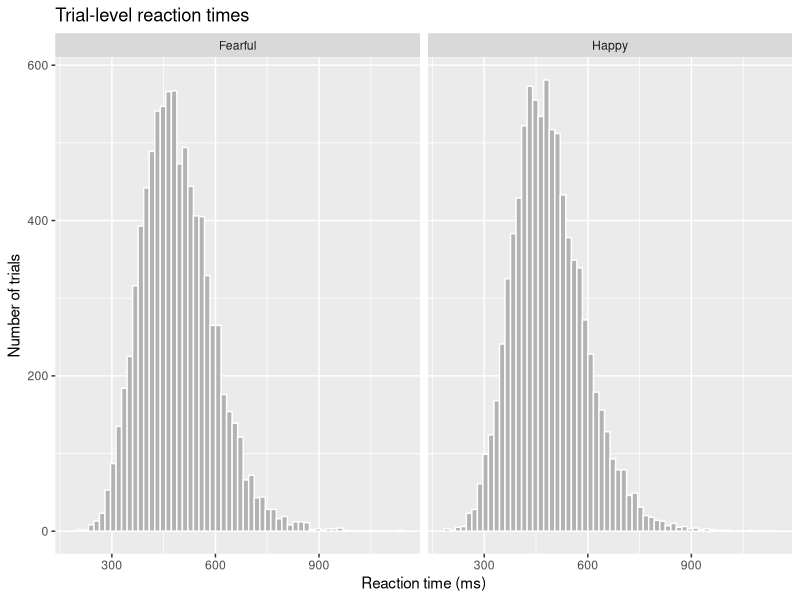
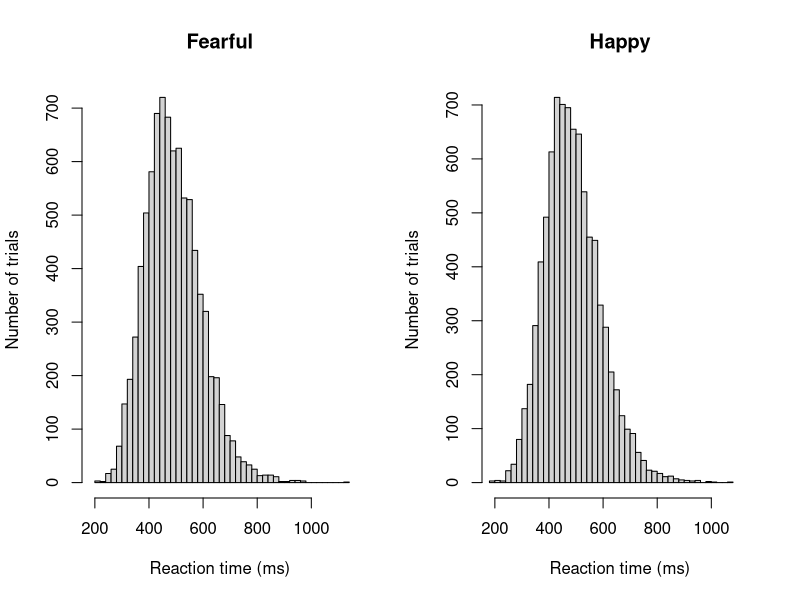
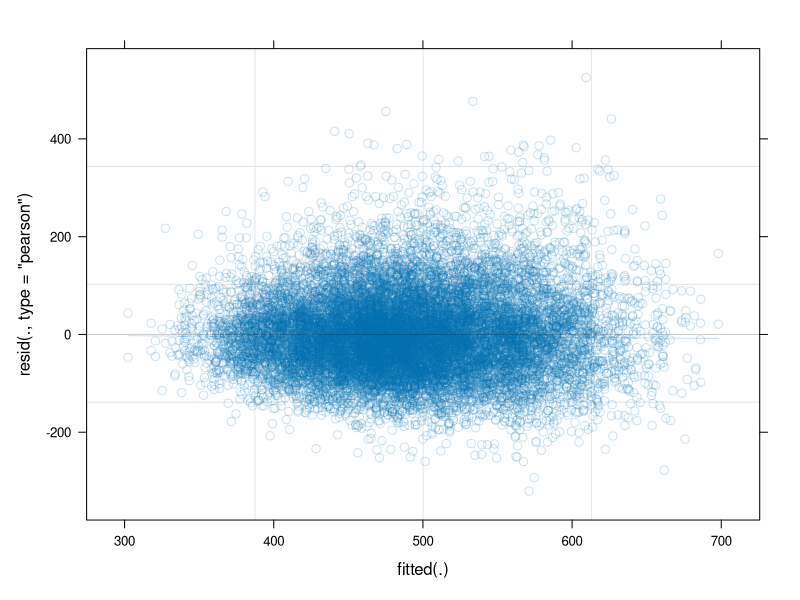
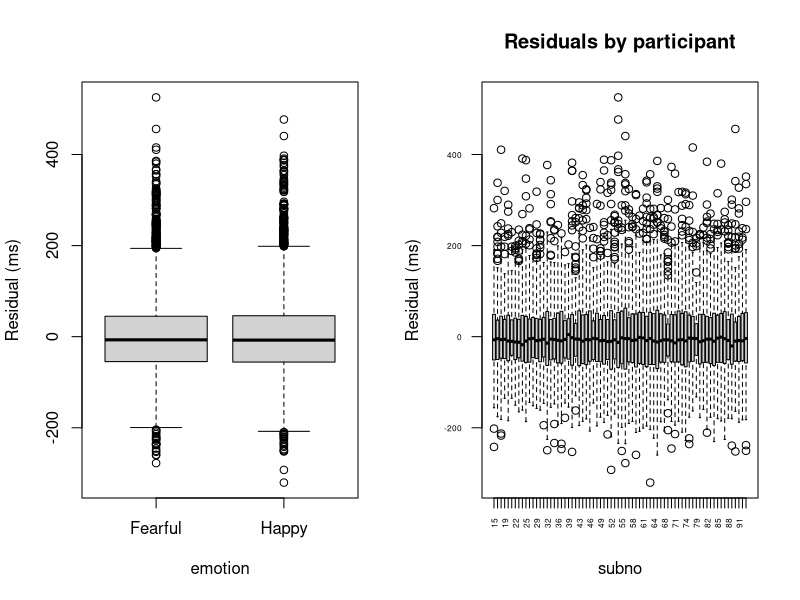
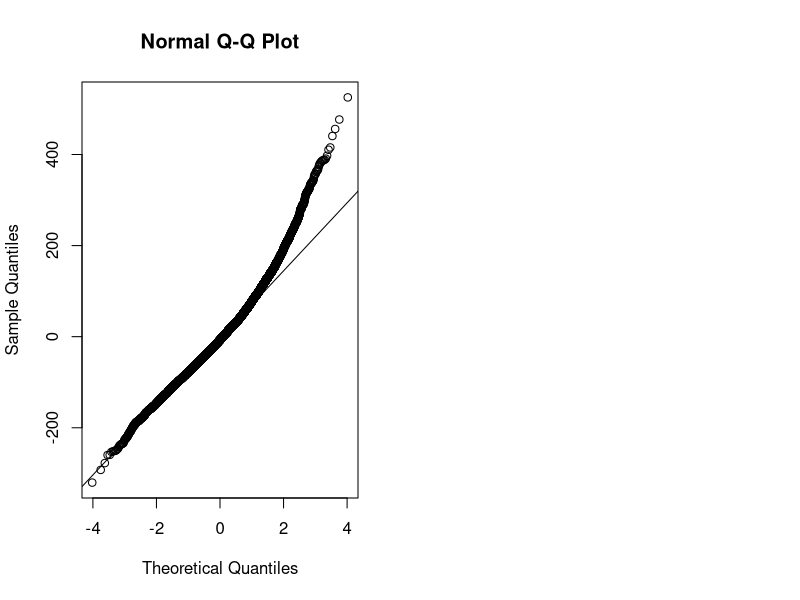
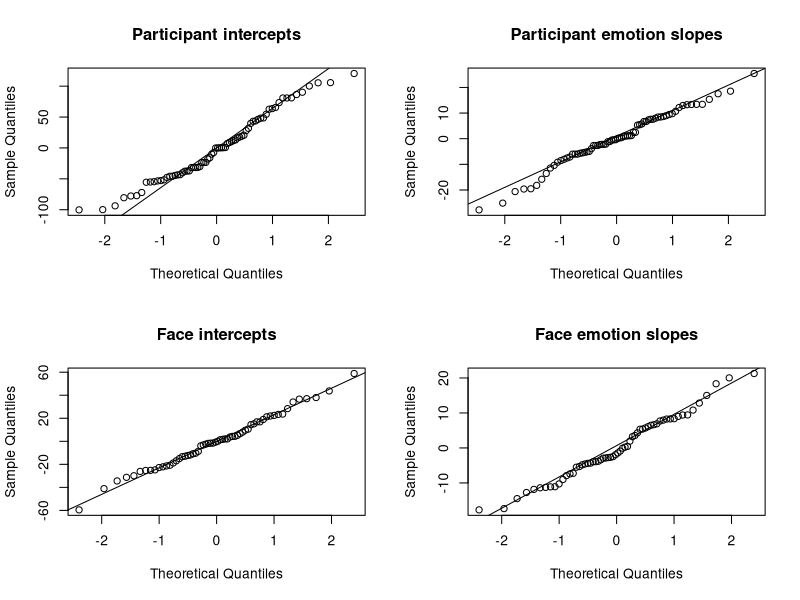
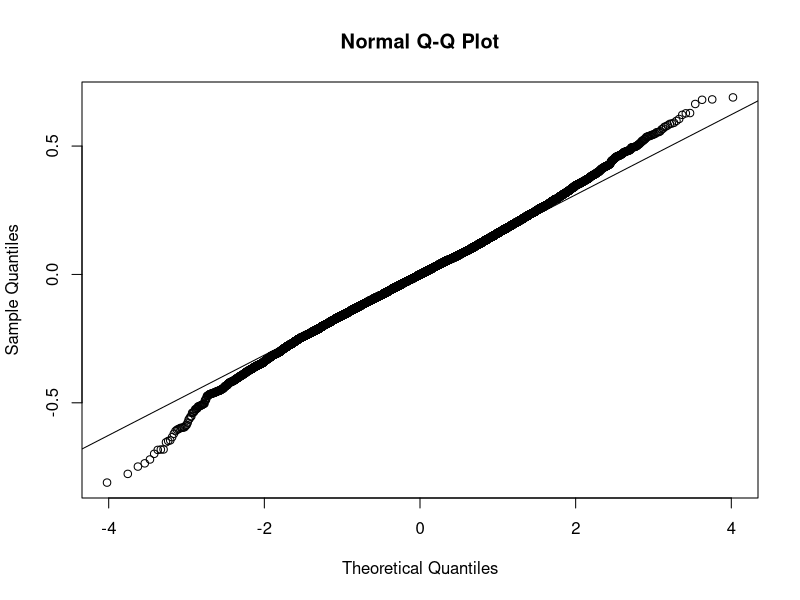
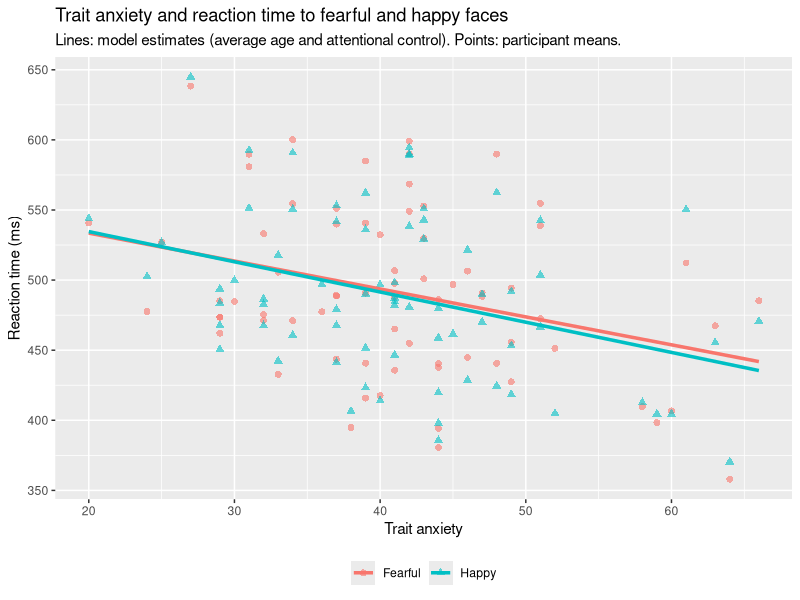

Recreate these plots in R, in order.
## ---- chunk 1
library(ggplot2)
library(lme4)
library(lmerTest)      # load after lme4: adds Satterthwaite df and p-values
library(knitr)
## ---- chunk 2
#| echo: false
df <- read.csv("data/fearful_faces_trials.csv")
## ---- chunk 3
head(df)
## ---- chunk 4
df$emotion <- factor(df$emotion, levels = c("Fearful", "Happy"))   # Fearful = reference level
df$subno   <- factor(df$subno)
df$face_id <- factor(df$face_id)
## ---- chunk 5
levels(df$emotion)
## ---- chunk 6
summary(df)
## ---- chunk 7
pp <- unique(df[, c("subno", "traitanx", "ACS", "Age")])        # one row per participant
summary(pp)
## ---- chunk 8
dat <- droplevels(subset(df, !is.na(traitanx) & !is.na(ACS)))
## ---- chunk 9
dat$traitanx_c <- dat$traitanx - mean(dat$traitanx)
dat$ACS_c      <- dat$ACS      - mean(dat$ACS)
dat$Age_c      <- dat$Age      - mean(dat$Age)
## ---- chunk 10
dat$RT_ms   <- dat$RT * 1000    
## ---- chunk 11
ggplot(dat, aes(x = RT_ms)) +
  geom_histogram(bins = 60, fill = "grey70", colour = "white") +
  facet_wrap(~ emotion) +
  labs(x = "Reaction time (ms)", y = "Number of trials", title = "Trial-level reaction times")
## ---- chunk 12
par(mfrow = c(1, 2))   # two plots side by side

hist(dat$RT_ms[dat$emotion == "Fearful"], breaks = 60, xlim = range(dat$RT_ms),
     main = "Fearful", xlab = "Reaction time (ms)", ylab = "Number of trials")

hist(dat$RT_ms[dat$emotion == "Happy"], breaks = 60, xlim = range(dat$RT_ms),
     main = "Happy", xlab = "Reaction time (ms)", ylab = "Number of trials")
## ---- chunk 13
# Descriptives
tapply(dat$RT_ms, dat$emotion, mean)
tapply(dat$RT_ms, dat$emotion, sd)
## ---- chunk 14
## 3a. Null model: how much of the variation is between participants? --------
m0 <- lmer(RT_ms ~ 1 + (1 | subno), data = dat)
summary(m0)
## ---- chunk 15
vc0 <- as.data.frame(VarCorr(m0))
vc0$vcov[1] / sum(vc0$vcov) 
vc0$vcov[2] / sum(vc0$vcov) 
## ---- chunk 16
## 3b. Faces: every participant sees every face, so participants and faces are CROSSED ---
m0b <- lmer(RT_ms ~ 1 + (1 | subno) + (1 | face_id), data = dat)
summary(m0b)


vc0b <- as.data.frame(VarCorr(m0b))
vc0b$vcov[1] / sum(vc0b$vcov) 
vc0b$vcov[2] / sum(vc0b$vcov) 
vc0b$vcov[3] / sum(vc0b$vcov) 
## ---- chunk 17
## 3c. Add emotion as a fixed effect (random intercepts only) -----------------
m1 <- lmer(RT_ms ~ emotion + (1 | subno) + (1 | face_id), data = dat)
summary(m1)
## ---- chunk 18
## 3d. Let the effect of emotion vary -------------------------------------------
# The emotion effect might differ between PARTICIPANTS (some people show a bigger
# fearful-vs-happy difference) and between FACES (some faces are more effective).
m2a <- lmer(RT_ms ~ emotion + (1 + emotion | subno) + (1 | face_id), data = dat)              # slopes by participant


m2b <- lmer(RT_ms ~ emotion + (1 + emotion | subno) + (1 + emotion | face_id), data = dat)    


m2c <- lmer(RT_ms ~ emotion + (1 | subno) + (1 + emotion | face_id), data = dat)              
## ---- chunk 19
sapply(list(m1 = m1, m2a = m2a, m2c = m2c, m2b = m2b), isSingular)
## ---- chunk 20

anova(m1, m2a, m2b)          # intercepts -> + participant slopes -> + face slopes
anova(m1, m2c, m2b)          # intercepts -> + face slopes -> + participant slopes

## ---- chunk 21
AIC(m1, m2a, m2b, m2c)
BIC(m1, m2a, m2b, m2c)
## ---- chunk 22
cmp <- anova(m1, m2a, m2c, m2b)
model_labels <- c(m1  = "Intercepts only (participant, face)",
                  m2a = "+ emotion slopes by participant",
                  m2c = "+ emotion slopes by face",
                  m2b = "+ emotion slopes by both")

#create a nicer output using a dataframe
data.frame(model = model_labels[rownames(cmp)],
           npar = cmp$npar, AIC = round(cmp$AIC, 1), BIC = round(cmp$BIC, 1), row.names = NULL)

## ---- chunk 23
summary(m1) #random intercepts
summary(m2a) #+participants slopes
summary(m2c) #+face slopes
summary(m2b) #+both slopes

## ---- chunk 24
# The emotion effect: compare what the p-value does as the model becomes more realistic
sapply(list(`random intercepts` = m1, `+ participant slopes` = m2a,
            `+ face slopes` = m2c, `+ both` = m2b),
       function(m) round(coef(summary(m))["emotionHappy", c("Estimate", "Std. Error", "Pr(>|t|)")], 4))


## ---- chunk 25
m_full <- lmer(RT_ms ~ emotion * traitanx_c + ACS_c + Age_c +
                 (1 + emotion | subno) + (1 + emotion | face_id), data = dat)
summary(m_full)
isSingular(m_full)
## ---- chunk 26
anova(m_full)
## ---- chunk 27
m_noint <- lmer(RT_ms ~ emotion + traitanx_c + ACS_c + Age_c +
                  (1 + emotion | subno) + (1 + emotion | face_id), data = dat)
anova(m_noint, m_full)
## ---- chunk 28
summary(m_noint)
## ---- chunk 29
anova(m2b, m_full)
## ---- chunk 30
dat$resid  <- resid(m_full)
dat$fitted <- fitted(m_full)
## ---- chunk 31
plot(m_full, type = c("p", "smooth"), alpha = 0.2)
## ---- chunk 32

boxplot(resid ~ emotion, data = dat, ylab = "Residual (ms)")
tapply(dat$resid, dat$emotion, sd)
boxplot(resid ~ subno, data = dat, las = 2, cex.axis = 0.5, ylab = "Residual (ms)",
        main = "Residuals by participant")
## ---- chunk 33
sd_by_participant <- tapply(dat$resid, dat$subno, sd) 

range(sd_by_participant)
## ---- chunk 34
qqnorm(dat$resid); 
qqline(dat$resid)
## ---- chunk 35
re_subno <- ranef(m_full)$subno
re_face  <- ranef(m_full)$face_id
par(mfrow = c(2, 2))
qqnorm(re_subno[["(Intercept)"]],  main = "Participant intercepts"); qqline(re_subno[["(Intercept)"]])
qqnorm(re_subno[["emotionHappy"]], main = "Participant emotion slopes"); qqline(re_subno[["emotionHappy"]])
qqnorm(re_face[["(Intercept)"]],   main = "Face intercepts"); qqline(re_face[["(Intercept)"]])
qqnorm(re_face[["emotionHappy"]],  main = "Face emotion slopes"); qqline(re_face[["emotionHappy"]])
par(mfrow = c(1, 1))

## ---- chunk 36
dat$logRT <- log(dat$RT_ms) #log transform
#run model with same parameters as m_full
m_log <- lmer(logRT ~ emotion * traitanx_c + ACS_c + Age_c +
                (1 + emotion | subno) + (1 + emotion | face_id), data = dat)
summary(m_log)

#check normality of residuals
qqnorm(resid(m_log)); qqline(resid(m_log))  


## ---- chunk 37

# check the spread of residual per participant
sd_by_participant <- tapply(resid(m_log), dat$subno, sd) 

range(sd_by_participant)
## ---- chunk 38
# helper function used here and later
fmt_p <- function(p) ifelse(p < .001, "< .001", sub("^0", "", sprintf("%.3f", p)))

# side by side: the key terms in both analyses
key <- c("emotionHappy", "traitanx_c", "emotionHappy:traitanx_c")
data.frame(term = key,
           t_RT_ms = round(coef(summary(m_full))[key, "t value"], 2),
           p_RT_ms = fmt_p(coef(summary(m_full))[key, "Pr(>|t|)"]),
           t_logRT = round(coef(summary(m_log))[key, "t value"], 2),
           p_logRT = fmt_p(coef(summary(m_log))[key, "Pr(>|t|)"]))
## ---- chunk 39
#| label: tbl-random-structure
#| tbl-cap: "Comparison of random-effects structures (labelled by model name)"
#Table 1: random-effects structures (labelled by model name)

#anova() re-orders models by number of parameters, so we label the rows by model name.

tab1 <- data.frame(
  `Random effects` = model_labels[rownames(cmp)],
  Parameters = cmp$npar, AIC = cmp$AIC, BIC = cmp$BIC, `−2 log-likelihood` = -2 * cmp$logLik,
  check.names = FALSE, row.names = NULL)
kable(tab1, digits = 1)
## ---- chunk 40
#| label: tbl-fixed-effects
#| tbl-cap: "Fixed effects from the final linear mixed model"
 
#Table 2: fixed effects of the final model
co <- summary(m_full)$coefficients
ci <- confint(m_full, method = "Wald")[rownames(co), ]
tab2 <- data.frame(
  Term = c("Intercept (Fearful, average person)", "Emotion (Happy − Fearful)", "Trait anxiety (Fearful slope)",
           "Attentional control", "Age", "Emotion × Trait anxiety"),
  b  = sprintf("%.2f", co[, "Estimate"]),
  SE = sprintf("%.2f", co[, "Std. Error"]),
  CI = sprintf("[%.2f, %.2f]", ci[, 1], ci[, 2]),
  df = sprintf("%.1f", co[, "df"]),
  t  = sprintf("%.2f", co[, "t value"]),
  p  = fmt_p(co[, "Pr(>|t|)"]))
# NOTE: the order of the Term labels must match rownames(co); check with rownames(co)
rownames(co)
kable(tab2, row.names = FALSE, align = c("l", rep("r", 6)),
      col.names = c("Term", "*b*", "*SE*", "95% CI", "*df*", "*t*", "*p*"))

## ---- chunk 41
#| label: tbl-random-effects
#| tbl-cap: "Random effects of the final model"
#Table 3: random effects of the final model
vc <- as.data.frame(VarCorr(m_full))

fmt_r <- function(r) sub("^(-?)0\\.", "\\1.", sprintf("%.2f", r))
   tab3 <- data.frame(
     Grouping    = c("Participant", "", "Face", "", "Residual"),
     Term        = c("Intercept", "Emotion (happy − fearful)", "Intercept", "Emotion (happy − fearful)", ""),
     Variance    = sprintf("%.1f", vc$vcov[c(1, 2, 4, 5, 7)]),
     SD          = sprintf("%.1f", vc$sdcor[c(1, 2, 4, 5, 7)]),
     Correlation = c("", fmt_r(vc$sdcor[3]), "", fmt_r(vc$sdcor[6]), ""))
   kable(tab3, align = c("l", "l", "r", "r", "r"), col.names = c("Grouping", "Term", "Variance", "*SD*", "Correlation"))
## ---- chunk 42
# participant means for each emotion (one point per participant per emotion)
pm <- aggregate(RT_ms ~ subno + emotion + traitanx, data = dat, FUN = mean)


newd <- expand.grid(traitanx_c = seq(min(dat$traitanx_c), max(dat$traitanx_c), length.out = 50),
                    emotion = c("Fearful", "Happy"), ACS_c = 0, Age_c = 0)
newd$emotion <- factor(newd$emotion, levels = c("Fearful", "Happy"))
newd$pred <- predict(m_full, newdata = newd, re.form = NA)
newd$traitanx <- newd$traitanx_c + mean(dat$traitanx)

ggplot() +
  geom_point(data = pm[pm$subno %in% dat$subno, ], aes(x = traitanx, y = RT_ms, colour = emotion, shape = emotion),
             size = 2, alpha = 0.6) +
  geom_line(data = newd, aes(x = traitanx, y = pred, colour = emotion), linewidth = 1.2) +
  labs(x = "Trait anxiety", y = "Reaction time (ms)", colour = NULL, shape = NULL,
       title = "Trait anxiety and reaction time to fearful and happy faces",
       subtitle = "Lines: model estimates (average age and attentional control). Points: participant means.") +
  theme(legend.position = "bottom")
